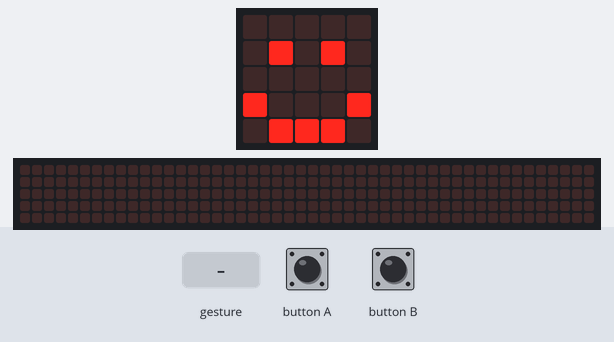
A program run on a simulated BBC micro:bit (MakeCode). Shown: the board's 5×5 LED display, a strip that is not on the board, showing the scrolling text unrolled. The test bench sets the inputs (shaded band). Random numbers come from a fixed seed; a tilt is held for 1.5 s and a shake lasts 1 s, then the board lies face up again; the 48×5 strip is a reading aid, not a part: it shows the text the display is scrolling, unrolled, one strip-width of it at a time.

Above: at 1.8 s.
1.9 s: button B pressed for 0.15 s
At 2.12 s:
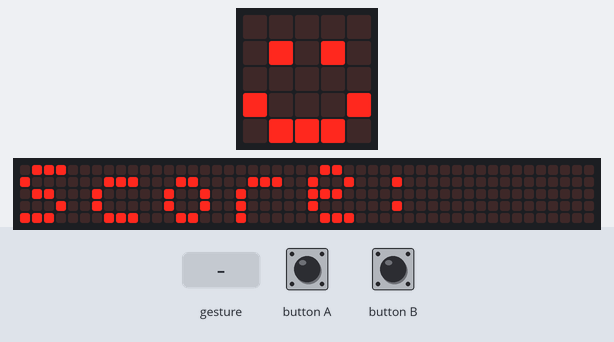
2.6 s: gesture 'shake'
At 2.95 s:
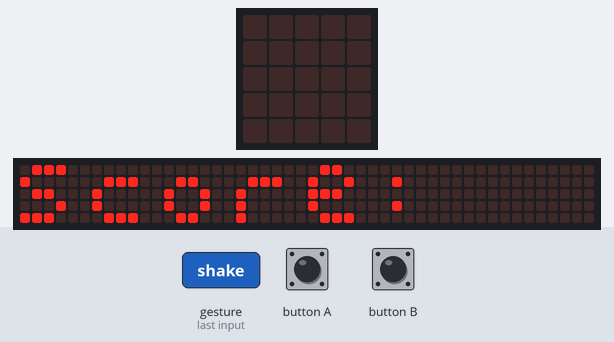
4.9 s: button A pressed for 0.15 s
5.6 s: button B pressed for 0.15 s
At 11.72 s:
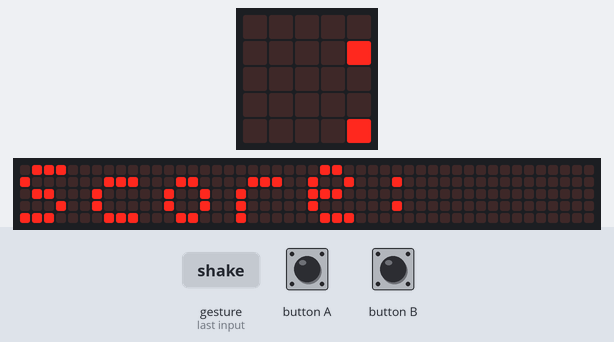
14.2 s: gesture 'shake'
At 19.5 s:
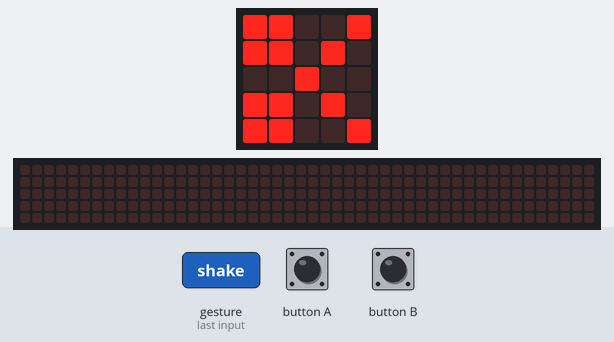

The program:

main.ts
```typescript
// (licence header left out)
// variables
let randomNumber: number = -1
let score: number = 0

// clear screen
basic.clearScreen()
basic.showIcon(IconNames.Happy)

// shake
input.onGesture(Gesture.Shake, function() {

  randomNumber= randint(0,2)
  basic.clearScreen()

  // if rock
  if (randomNumber == 0) {
  basic.showIcon(IconNames.SmallSquare)
  basic.showIcon(IconNames.Happy)
  }

  // if paper
  if (randomNumber == 1) {
  basic.showIcon(IconNames.Square)
  basic.showIcon(IconNames.Happy)
  }

  // if scissors
  if (randomNumber == 2) {
  basic.showIcon(IconNames.Scissors)
  basic.showIcon(IconNames.Happy)
  }

  basic.pause(5000)
  basic.clearScreen()
})

//button a
input.onButtonPressed(Button.A, function() {
  score = score + 1
  basic.showIcon(IconNames.Yes)
  basic.pause(500)
  basic.clearScreen()
  basic.showIcon(IconNames.Happy)
})

//button b
input.onButtonPressed(Button.B, function() {
  basic.showString("Score:")
  basic.showNumber(score)
  basic.pause(500)
  basic.clearScreen()
  basic.showIcon(IconNames.Happy)
})
```

Measured:
- after the input at 1.9 s, the display: changes after 0.15 s (image 1)
- what the display in image 4 shows lasts 0.5 s, from 19.2 s to 19.7 s
